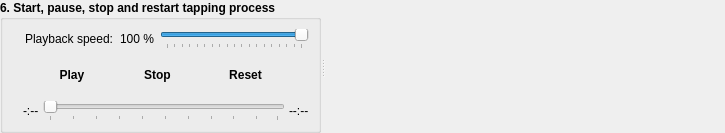
      <widget class="QSplitter" name="splitter_Control_Monty">
       <property name="enabled">
        <bool>true</bool>
       </property>
       <property name="orientation">
        <enum>Qt::Horizontal</enum>
       </property>
       <property name="childrenCollapsible">
        <bool>false</bool>
       </property>
       <widget class="QGroupBox" name="groupBox_Control">
        <property name="enabled">
         <bool>true</bool>
        </property>
        <property name="sizePolicy">
         <sizepolicy hsizetype="Expanding" vsizetype="Preferred">
          <horstretch>0</horstretch>
          <verstretch>0</verstretch>
         </sizepolicy>
        </property>
        <property name="minimumSize">
         <size>
          <width>321</width>
          <height>120</height>
         </size>
        </property>
        <property name="font">
         <font>
          <bold>true</bold>
         </font>
        </property>
        <property name="whatsThis">
         <string/>
        </property>
        <property name="title">
         <string>6. Start, pause, stop and restart tapping process</string>
        </property>
        <property name="flat">
         <bool>true</bool>
        </property>
        <layout class="QVBoxLayout" name="verticalLayout">
         <item>
          <layout class="QHBoxLayout" name="horizontalLayout_PlaybackSpeed">
           <item>
            <widget class="QLabel" name="label_PlaybackSpeedIcon">
             <property name="sizePolicy">
              <sizepolicy hsizetype="Fixed" vsizetype="Fixed">
               <horstretch>0</horstretch>
               <verstretch>0</verstretch>
              </sizepolicy>
             </property>
             <property name="text">
              <string/>
             </property>
             <property name="pixmap">
              <pixmap resource="resources/UltraStar-Creator.qrc">:/icons/time_mp3.png</pixmap>
             </property>
            </widget>
           </item>
           <item>
            <widget class="QLabel" name="label_PlaybackSpeed">
             <property name="sizePolicy">
              <sizepolicy hsizetype="Fixed" vsizetype="Fixed">
               <horstretch>0</horstretch>
               <verstretch>0</verstretch>
              </sizepolicy>
             </property>
             <property name="font">
              <font>
               <bold>false</bold>
              </font>
             </property>
             <property name="text">
              <string>Playback speed:</string>
             </property>
            </widget>
           </item>
           <item>
            <widget class="QLabel" name="label_PlaybackSpeedPercentage">
             <property name="sizePolicy">
              <sizepolicy hsizetype="Fixed" vsizetype="Preferred">
               <horstretch>0</horstretch>
               <verstretch>0</verstretch>
              </sizepolicy>
             </property>
             <property name="minimumSize">
              <size>
               <width>32</width>
               <height>20</height>
              </size>
             </property>
             <property name="font">
              <font>
               <bold>false</bold>
              </font>
             </property>
             <property name="toolTip">
              <string>Current playback speed.</string>
             </property>
             <property name="text">
              <string notr="true">100 %</string>
             </property>
             <property name="alignment">
              <set>Qt::AlignRight|Qt::AlignTrailing|Qt::AlignVCenter</set>
             </property>
            </widget>
           </item>
           <item>
            <widget class="QSlider" name="horizontalSlider_PlaybackSpeed">
             <property name="sizePolicy">
              <sizepolicy hsizetype="Minimum" vsizetype="Preferred">
               <horstretch>0</horstretch>
               <verstretch>0</verstretch>
              </sizepolicy>
             </property>
             <property name="minimumSize">
              <size>
               <width>0</width>
               <height>20</height>
              </size>
             </property>
             <property name="toolTip">
              <string>Set playback speed.</string>
             </property>
             <property name="statusTip">
              <string/>
             </property>
             <property name="minimum">
              <number>10</number>
             </property>
             <property name="maximum">
              <number>100</number>
             </property>
             <property name="singleStep">
              <number>5</number>
             </property>
             <property name="pageStep">
              <number>5</number>
             </property>
             <property name="sliderPosition">
              <number>100</number>
             </property>
             <property name="orientation">
              <enum>Qt::Horizontal</enum>
             </property>
             <property name="tickPosition">
              <enum>QSlider::TicksBelow</enum>
             </property>
             <property name="tickInterval">
              <number>5</number>
             </property>
            </widget>
           </item>
          </layout>
         </item>
         <item>
          <layout class="QHBoxLayout" name="horizontalLayout_PlayerButtons" stretch="0,1,0,1,0,1,0">
           <property name="spacing">
            <number>4</number>
           </property>
           <item>
            <spacer name="horizontalSpacer_5">
             <property name="enabled">
              <bool>true</bool>
             </property>
             <property name="orientation">
              <enum>Qt::Horizontal</enum>
             </property>
             <property name="sizeHint" stdset="0">
              <size>
               <width>20</width>
               <height>20</height>
              </size>
             </property>
            </spacer>
           </item>
           <item>
            <widget class="QToolButton" name="pushButton_PlayPause">
             <property name="enabled">
              <bool>true</bool>
             </property>
             <property name="sizePolicy">
              <sizepolicy hsizetype="Fixed" vsizetype="Fixed">
               <horstretch>0</horstretch>
               <verstretch>0</verstretch>
              </sizepolicy>
             </property>
             <property name="minimumSize">
              <size>
               <width>40</width>
               <height>40</height>
              </size>
             </property>
             <property name="statusTip">
              <string/>
             </property>
             <property name="whatsThis">
              <string/>
             </property>
             <property name="autoFillBackground">
              <bool>false</bool>
             </property>
             <property name="text">
              <string notr="true">Play</string>
             </property>
             <property name="icon">
              <iconset resource="resources/UltraStar-Creator.qrc">
               <normaloff>:/player/play.png</normaloff>:/player/play.png</iconset>
             </property>
             <property name="iconSize">
              <size>
               <width>40</width>
               <height>40</height>
              </size>
             </property>
             <property name="shortcut">
              <string>P</string>
             </property>
             <property name="autoRaise">
              <bool>true</bool>
             </property>
            </widget>
           </item>
           <item>
            <spacer name="horizontalSpacer_3">
             <property name="enabled">
              <bool>true</bool>
             </property>
             <property name="orientation">
              <enum>Qt::Horizontal</enum>
             </property>
             <property name="sizeHint" stdset="0">
              <size>
               <width>13</width>
               <height>13</height>
              </size>
             </property>
            </spacer>
           </item>
           <item>
            <widget class="QToolButton" name="pushButton_Stop">
             <property name="enabled">
              <bool>true</bool>
             </property>
             <property name="sizePolicy">
              <sizepolicy hsizetype="Fixed" vsizetype="Fixed">
               <horstretch>0</horstretch>
               <verstretch>0</verstretch>
              </sizepolicy>
             </property>
             <property name="minimumSize">
              <size>
               <width>40</width>
               <height>40</height>
              </size>
             </property>
             <property name="statusTip">
              <string/>
             </property>
             <property name="whatsThis">
              <string/>
             </property>
             <property name="text">
              <string notr="true">Stop</string>
             </property>
             <property name="icon">
              <iconset resource="resources/UltraStar-Creator.qrc">
               <normaloff>:/player/stop.png</normaloff>:/player/stop.png</iconset>
             </property>
             <property name="iconSize">
              <size>
               <width>40</width>
               <height>40</height>
              </size>
             </property>
             <property name="shortcut">
              <string>S</string>
             </property>
             <property name="autoRaise">
              <bool>true</bool>
             </property>
            </widget>
           </item>
           <item>
            <spacer name="horizontalSpacer_4">
             <property name="enabled">
              <bool>true</bool>
             </property>
             <property name="orientation">
              <enum>Qt::Horizontal</enum>
             </property>
             <property name="sizeHint" stdset="0">
              <size>
               <width>13</width>
               <height>13</height>
              </size>
             </property>
            </spacer>
           </item>
           <item>
            <widget class="QToolButton" name="pushButton_Reset">
             <property name="enabled">
              <bool>true</bool>
             </property>
             <property name="sizePolicy">
              <sizepolicy hsizetype="Fixed" vsizetype="Fixed">
               <horstretch>0</horstretch>
               <verstretch>0</verstretch>
              </sizepolicy>
             </property>
             <property name="minimumSize">
              <size>
               <width>40</width>
               <height>40</height>
              </size>
             </property>
             <property name="statusTip">
              <string/>
             </property>
             <property name="whatsThis">
              <string/>
             </property>
             <property name="text">
              <string notr="true">Reset</string>
             </property>
             <property name="icon">
              <iconset resource="resources/UltraStar-Creator.qrc">
               <normaloff>:/player/prev.png</normaloff>:/player/prev.png</iconset>
             </property>
             <property name="iconSize">
              <size>
               <width>40</width>
               <height>40</height>
              </size>
             </property>
             <property name="shortcut">
              <string>R</string>
             </property>
             <property name="autoRaise">
              <bool>true</bool>
             </property>
            </widget>
           </item>
           <item>
            <spacer name="horizontalSpacer_6">
             <property name="enabled">
              <bool>true</bool>
             </property>
             <property name="orientation">
              <enum>Qt::Horizontal</enum>
             </property>
             <property name="sizeHint" stdset="0">
              <size>
               <width>20</width>
               <height>20</height>
              </size>
             </property>
            </spacer>
           </item>
          </layout>
         </item>
         <item>
          <layout class="QHBoxLayout" name="horizontalLayout_Progress" stretch="0,0,0,0">
           <property name="spacing">
            <number>4</number>
           </property>
           <property name="sizeConstraint">
            <enum>QLayout::SetDefaultConstraint</enum>
           </property>
           <item>
            <widget class="QLabel" name="label">
             <property name="text">
              <string/>
             </property>
             <property name="pixmap">
              <pixmap resource="resources/UltraStar-Creator.qrc">:/icons/note.png</pixmap>
             </property>
            </widget>
           </item>
           <item>
            <widget class="QLabel" name="label_TimeElapsed">
             <property name="enabled">
              <bool>true</bool>
             </property>
             <property name="font">
              <font>
               <bold>false</bold>
              </font>
             </property>
             <property name="text">
              <string notr="true">-:--</string>
             </property>
            </widget>
           </item>
           <item>
            <widget class="QSlider" name="horizontalSlider_MP3">
             <property name="enabled">
              <bool>true</bool>
             </property>
             <property name="orientation">
              <enum>Qt::Horizontal</enum>
             </property>
             <property name="invertedControls">
              <bool>false</bool>
             </property>
             <property name="tickPosition">
              <enum>QSlider::TicksBelow</enum>
             </property>
             <property name="tickInterval">
              <number>10</number>
             </property>
            </widget>
           </item>
           <item>
            <widget class="QLabel" name="label_TimeToRun">
             <property name="enabled">
              <bool>true</bool>
             </property>
             <property name="font">
              <font>
               <bold>false</bold>
              </font>
             </property>
             <property name="text">
              <string notr="true">--:--</string>
             </property>
            </widget>
           </item>
          </layout>
         </item>
        </layout>
       </widget>
       <widget class="QUMontyArea" name="montyArea" native="true">
        <property name="enabled">
         <bool>true</bool>
        </property>
        <property name="minimumSize">
         <size>
          <width>400</width>
          <height>96</height>
         </size>
        </property>
        <property name="maximumSize">
         <size>
          <width>16777215</width>
          <height>16777215</height>
         </size>
        </property>
       </widget>
      </widget>
